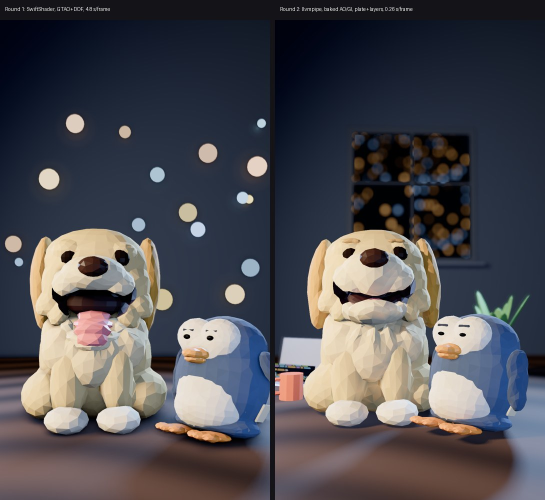
#> input picture character/threejs/compare_v2.jpg, 1090 x 1000 px (shown at 1/2 size)
$ python compare.py compare_v2.jpg compare.png compare.png compare.png compare.png
#> lines starting #> are read from the running program, lines starting #| are printed output that depends on the picture
"""Side-by-side: Blender Cycles reference vs three.js still -> compare.png (labelled)."""
import sys
from PIL import Image, ImageDraw, ImageFont
a, b, out = sys.argv[1], sys.argv[2], sys.argv[3]
la = sys.argv[4] if len(sys.argv) > 4 else 'Blender Cycles'
lb = sys.argv[5] if len(sys.argv) > 5 else 'three.js (SwiftShader)'
A = Image.open(a).convert('RGB'); B = Image.open(b).convert('RGB').resize(A.size)
#> further down, A is the input picture: PIL image 1090x1000 RGB; mean R, G, B 77, 75.7, 81.3
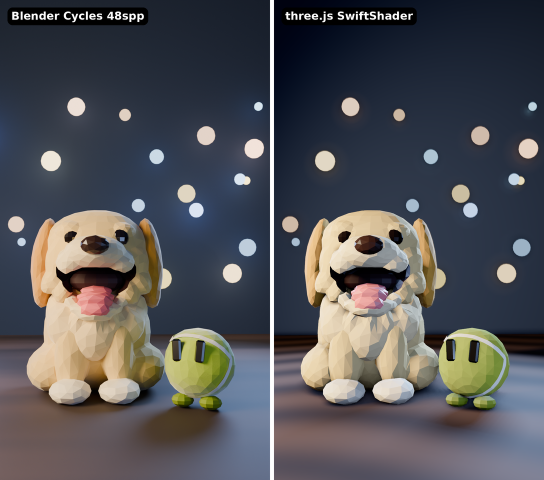
#> input picture character/threejs/compare.png, 1088 x 960 px (shown at 1/2 size)
#> after `B = Image.open(b).convert('RGB').resize(A.size)`:
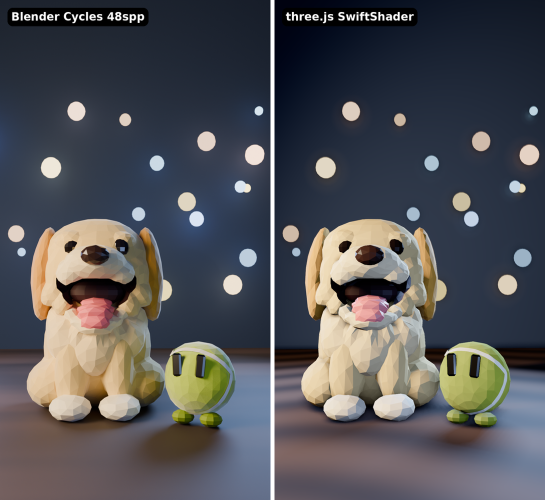
#> B: PIL image 1090x1000 RGB (shown at 1/2 size); mean R, G, B 81.6, 82, 86.4
W, H = A.size; gap = 16
#> after `W, H = A.size`: W = 1090; H = 1000
im = Image.new('RGB', (W * 2 + gap, H), (255, 255, 255)); im.paste(A, (0, 0)); im.paste(B, (W + gap, 0))
#> after `im = Image.new('RGB', (W * 2 + gap, H), (255, 255, 255))`: im: PIL image 2196x1000 RGB; every value is 255
#> after `im.paste(A, (0, 0))`:
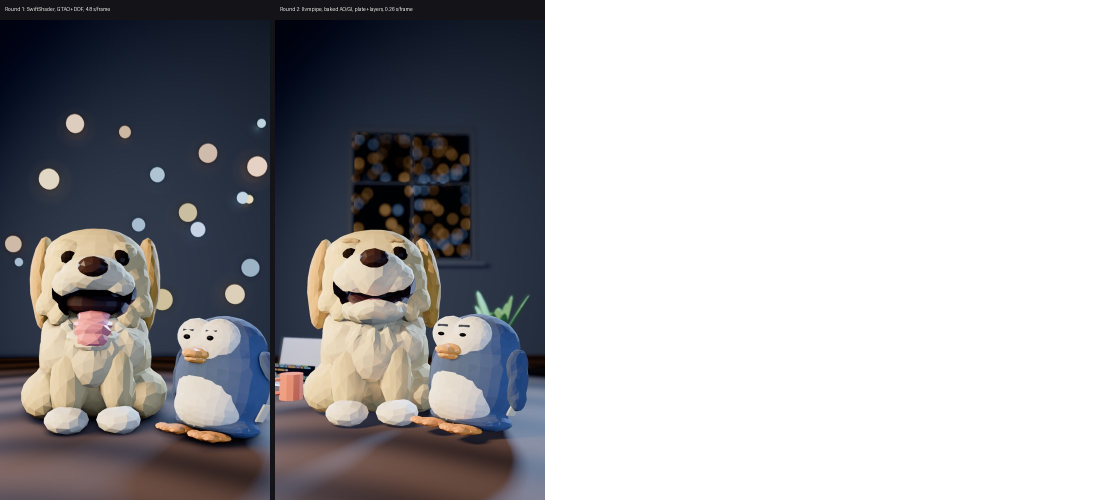
#> im: PIL image 2196x1000 RGB (shown at 1/2 size); mean R, G, B 166.7, 166, 168.8
#> after `im.paste(B, (W + gap, 0))`:
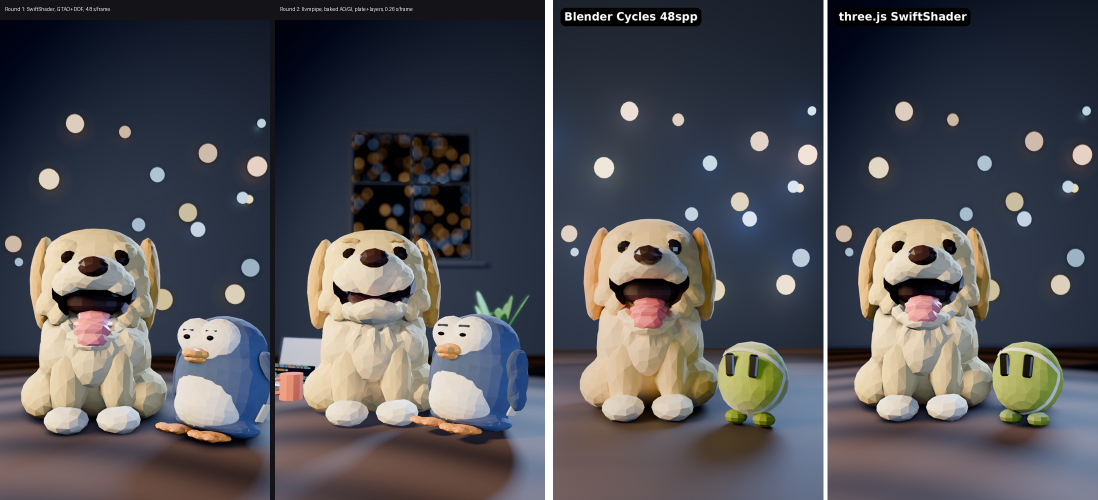
#> im: PIL image 2196x1000 RGB (shown at 1/2 size); mean R, G, B 80.6, 80.1, 85.1
d = ImageDraw.Draw(im)
try:
    f = ImageFont.truetype('/usr/share/fonts/truetype/dejavu/DejaVuSans-Bold.ttf', 44)
except OSError:
    f = ImageFont.load_default()
for x, t in ((0, la), (W + gap, lb)):
    d.rounded_rectangle((x + 30, 30, x + 60 + d.textlength(t, font=f), 100), 20, fill=(0, 0, 0))
    d.text((x + 45, 38), t, font=f, fill=(255, 255, 255))
im = im.resize((im.width // 2, im.height // 2), Image.LANCZOS)
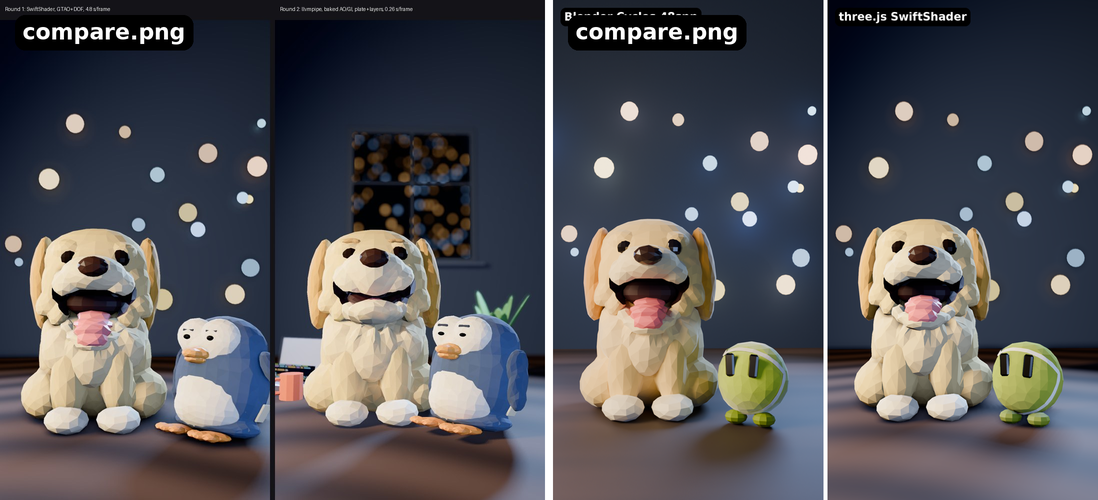
#> im: PIL image 1098x500 RGB; mean R, G, B 81, 80.5, 85.1
im.save(out)
